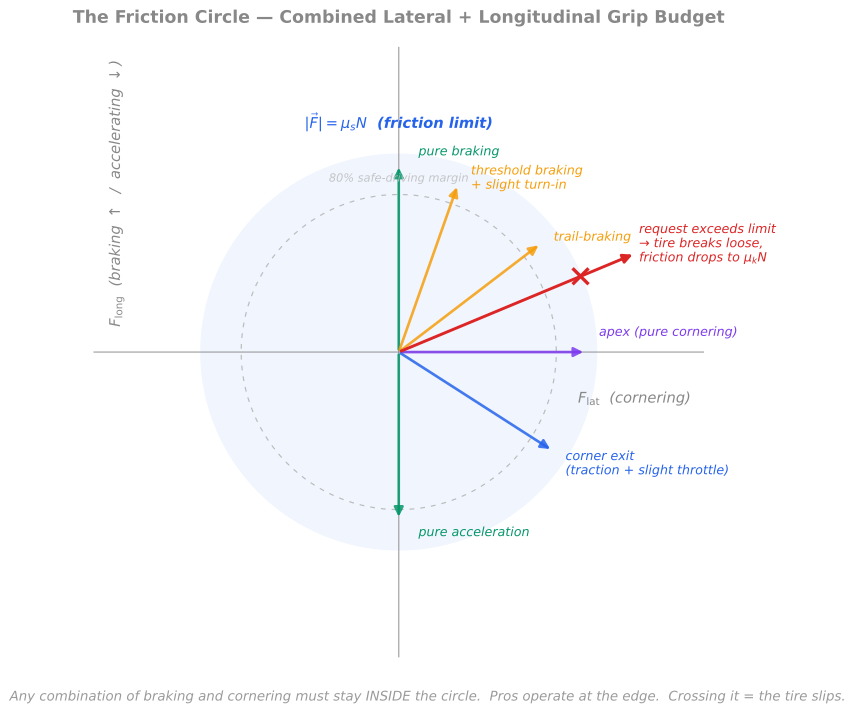

This figure's Python source:
"""
Friction circle (traction circle) — the central diagram of vehicle dynamics.

Plots a circle of radius μ·N showing the magnitude bound on combined
longitudinal + lateral friction. Several driver-strategy vectors drawn inside
showing different combined-grip allocations: pure braking, pure cornering,
trail-braking, apex, corner exit.

Output: friction-circle.svg in the same directory.
"""
import matplotlib
matplotlib.use("Agg")
import matplotlib.pyplot as plt
import matplotlib.patches as patches
import numpy as np
from pathlib import Path

TEXT = "#888888"
AXIS = "#888888"
BLUE = "#2563eb"     # lateral / cornering
GREEN = "#059669"    # longitudinal / braking
AMBER = "#f59e0b"    # trail-braking + combined
RED = "#dc2626"      # over-the-limit
PURPLE = "#7c3aed"   # apex
GREY = "#bbbbbb"

# Friction circle radius (in g units; μ_s = 1.5 for sticky race tires)
mu = 1.5

fig, ax = plt.subplots(figsize=(8.0, 7.5))
fig.patch.set_alpha(0)
ax.set_facecolor("none")
ax.set_aspect("equal")

# === Friction circle (the boundary) ===
circle = patches.Circle((0, 0), mu, facecolor=BLUE, alpha=0.07,
                         edgecolor=BLUE, linewidth=2.4)
ax.add_patch(circle)

# Dashed inner reference: 80% of limit (the "safe" zone for a road car)
inner = patches.Circle((0, 0), mu * 0.8, facecolor="none",
                        edgecolor=GREY, linewidth=0.9, linestyle=(0, (4, 5)))
ax.add_patch(inner)

# === Axes ===
ax_lim = mu * 1.55
ax.set_xlim(-ax_lim, ax_lim)
ax.set_ylim(-ax_lim, ax_lim)

# Horizontal axis (lateral) and vertical axis (longitudinal)
ax.axhline(0, color=AXIS, linewidth=1.0, alpha=0.7)
ax.axvline(0, color=AXIS, linewidth=1.0, alpha=0.7)

# Axis labels — moved well clear of the friction-limit annotation
ax.text(ax_lim - 0.1, -0.30, r"$F_{\rm lat}$  (cornering)",
        color=TEXT, fontsize=11, ha="right", va="top", style="italic")
ax.text(-ax_lim * 0.95, ax_lim - 0.1, r"$F_{\rm long}$  (braking $\uparrow$  /  accelerating $\downarrow$)",
        color=TEXT, fontsize=11, ha="left", va="top", rotation=90, style="italic")

# === Strategy vectors ===
# All vectors emanate from origin. Magnitude scaled to be just inside the circle (95% of μ)
strategies = [
    # (label, lat, long, color, x_offset, y_offset)
    ("pure braking",        0.0,   mu * 0.95,  GREEN,  0.15,  0.10),
    ("threshold braking\n+ slight turn-in", 0.45, mu * 0.85,  AMBER, 0.10, 0.05),
    ("trail-braking",       mu * 0.72,  mu * 0.55, AMBER, 0.10, 0.05),
    ("apex (pure cornering)", mu * 0.95, 0.0,   PURPLE,  0.10, 0.15),
    ("corner exit\n(traction + slight throttle)", mu * 0.78, -mu * 0.50, BLUE, 0.10, -0.10),
    ("pure acceleration",   0.0,  -mu * 0.85, GREEN,  0.15, -0.10),
]

for label, lat, lng, color, lx, ly in strategies:
    ax.annotate("", xy=(lat, lng), xytext=(0, 0),
                arrowprops=dict(arrowstyle="-|>", color=color, lw=2.0,
                                 mutation_scale=14, alpha=0.85))
    ax.text(lat + lx, lng + ly, label, color=color, fontsize=9.5,
            ha="left" if lat >= 0 else "right", va="center", style="italic")

# === Over-the-limit example (the slip vector) ===
ax.annotate("", xy=(mu * 1.2, mu * 0.5), xytext=(0, 0),
            arrowprops=dict(arrowstyle="-|>", color=RED, lw=2.2,
                             mutation_scale=14, linestyle="-"))
ax.text(mu * 1.22, mu * 0.55, "request exceeds limit\n→ tire breaks loose,\nfriction drops to $\\mu_k N$",
        color=RED, fontsize=9.5, ha="left", va="center", style="italic")

# Mark where the over-the-limit vector crosses the circle
cross_angle = np.arctan2(mu * 0.5, mu * 1.2)
ax.plot([mu * np.cos(cross_angle)], [mu * np.sin(cross_angle)], "x",
         color=RED, markersize=12, markeredgewidth=2.5)

# === Circle labels ===
ax.text(0, mu + 0.18, r"$|\vec F| = \mu_s N$  (friction limit)",
        color=BLUE, fontsize=11, ha="center", va="bottom",
        style="italic", fontweight="bold")
ax.text(0, mu * 0.8 + 0.08, "80% safe-driving margin",
        color=GREY, fontsize=8.5, ha="center", va="bottom", style="italic", alpha=0.85)

# Title
ax.set_title("The Friction Circle — Combined Lateral + Longitudinal Grip Budget",
             color=TEXT, fontsize=13, fontweight="bold", pad=18)

# Axis ticks
ax.set_xticks([])
ax.set_yticks([])
for side in ("top", "right", "bottom", "left"):
    ax.spines[side].set_visible(False)

# Bottom caption (outside plot)
fig.text(0.5, 0.02,
         r"Any combination of braking and cornering must stay INSIDE the circle.  "
         r"Pros operate at the edge.  Crossing it = the tire slips.",
         color=TEXT, fontsize=10, ha="center", style="italic", alpha=0.85)

plt.tight_layout()
plt.subplots_adjust(bottom=0.08)

script_dir = Path(__file__).resolve().parent
svg_path = script_dir / "friction-circle.svg"
png_path = Path("/tmp") / "friction-circle-verify.png"
plt.savefig(svg_path, format="svg", transparent=True, bbox_inches="tight")
plt.savefig(png_path, format="png", transparent=True, bbox_inches="tight", dpi=150)
plt.close()

print(f"Wrote SVG -> {svg_path}")
print(f"Wrote verification PNG -> {png_path}")
